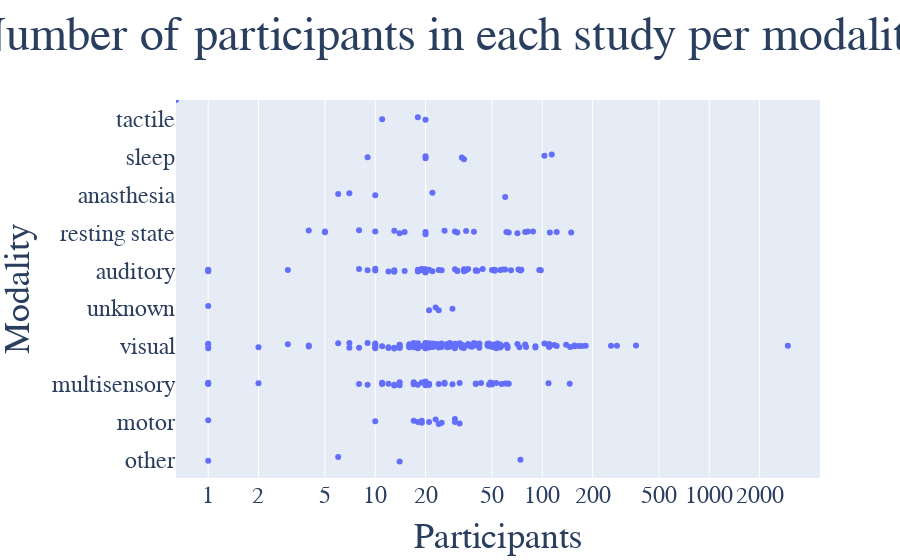

Here is the notebook cell this chart was saved with:
### Markdown cell above
### Figure 8

participants x modality

### Code cell
df_fig8 = df[['Participants',
              'FOR FIGURE - modality of exp']]
df_fig8.dropna(inplace=True)

modalities_fig8 = df_fig8['FOR FIGURE - modality of exp'].unique()

# Initialize the dictionary with empty dataframes
dfs_by_modalities_fig8 = {modality: pd.DataFrame(columns=df_fig8.columns) for modality in modalities_fig8}

# Populate the dataframes
for index, row in df_fig8.iterrows():
    for modality in modalities_fig8:
        if modality in str(row['FOR FIGURE - modality of exp']).lower():
            dfs_by_modalities_fig8[modality].loc[len(dfs_by_modalities_fig8[modality])] = row

# Combine all dataframes in dfs_by_modalities_fig8 into a single dataframe
combined_df = pd.concat(dfs_by_modalities_fig8.values(), keys=dfs_by_modalities_fig8.keys()).reset_index(level=0).rename(columns={'level_0': 'Modality'})

# Convert Participants to numeric for sorting
combined_df['Participants'] = pd.to_numeric(combined_df['Participants'], errors='coerce')

# # Create the strip plot with sorted x-axis
# fig_strip = px.strip(combined_df.sort_values(by='Participants'), x='Participants', y='Modality', title='Participants by Modality', stripmode='overlay')

# Create a log version of fig_strip
fig_strip_log = px.strip(combined_df.sort_values(by='Participants'), x='Participants', y='Modality', title='Number of participants in each study per modality', stripmode='overlay')
fig_strip_log.update_xaxes(type="log", tickvals=[1, 2, 5, 10, 20, 50, 100, 200, 500, 1000, 2000, 5000, 10000])

# Update layout for title and axis fonts
fig_strip_log.update_layout(
    title={
        'text': 'Number of participants in each study per modality',
        'x': 0.5,  # Center the title
        'xanchor': 'center',
        'font': {'size': 48}  # Increase title font size
    },
    xaxis_title={
        'text': 'Participants',
        'font': {'size': 36}  # Increase x-axis title font size
    },
    yaxis_title={
        'text': 'Modality',
        'font': {'size': 36}  # Increase y-axis title font size
    },
    yaxis=dict(
        tickfont=dict(size=24)  # Increase the font size of the rows
    ),
    xaxis=dict(
        tickfont=dict(size=24)  # Increase the font size of the columns
    )
)

# # Filter out the outlier
# filtered_combined_df = combined_df[combined_df['Participants'] != 2951]

# # Create the second strip plot without the outlier
# fig_strip_no_outlier = px.strip(filtered_combined_df.sort_values(by='Participants'), 
#                                 x='Participants', y='Modality', 
#                                 title='Participants by Modality (Without Outlier)', 
#                                 stripmode='overlay')

# # Create a log version of the second fig_strip without the outlier
# fig_strip_no_outlier_log = px.strip(filtered_combined_df.sort_values(by='Participants'), x='Participants', y='Modality', title='Participants by Modality (Without Outlier) (log)', stripmode='overlay')
# fig_strip_no_outlier_log.update_xaxes(type="log")

# Set the font to Arial for Plotly figures
fig_strip_log.update_layout(
    font=dict(family="Arial"),
    title=dict(font=dict(family="Arial")),
    xaxis=dict(title=dict(font=dict(family="Arial"))),
    yaxis=dict(title=dict(font=dict(family="Arial")))
)

# fig_strip.show()
fig_strip_log.show()
# fig_strip_no_outlier.show()
# fig_strip_no_outlier_log.show()

fig_strip_log.write_image("results/v1.6/figure_7.svg", format='svg')
fig_strip_log.write_image("results/v1.6/figure_7.png", format='png')

### Figure 1 — Plotly figure (JSON) as saved in the notebook; plotly's stock layout.template omitted (floating-point values rounded to 4 significant figures; data arrays with more than 128 entries replaced by an {"elided": "..."} marker saying what was removed)
{"data": [{"alignmentgroup": "True", "boxpoints": "all", "fillcolor": "rgba(255,255,255,0)", "hoveron": "points", "hovertemplate": "Participants=%{x}<br>Modality=%{y}<extra></extra>", "legendgroup": "", "line": {"color": "rgba(255,255,255,0)"}, "marker": {"color": "#636efa"}, "name": "", "offsetgroup": "", "orientation": "h", "pointpos": 0, "showlegend": false, "type": "box", "x": {"elided": "292 int values"}, "x0": " ", "xaxis": "x", "y": {"elided": "292 str values"}, "y0": " ", "yaxis": "y"}], "layout": {"boxmode": "overlay", "font": {"family": "Arial"}, "legend": {"tracegroupgap": 0}, "title": {"font": {"family": "Arial", "size": 48}, "text": "Number of participants in each study per modality", "x": 0.5, "xanchor": "center"}, "xaxis": {"anchor": "y", "domain": [0, 1], "tickfont": {"size": 24}, "tickvals": [1, 2, 5, 10, 20, 50, 100, 200, 500, 1000, 2000, 5000, 10000], "title": {"font": {"family": "Arial", "size": 36}, "text": "Participants"}, "type": "log"}, "yaxis": {"anchor": "x", "domain": [0, 1], "tickfont": {"size": 24}, "title": {"font": {"family": "Arial", "size": 36}, "text": "Modality"}}}}
